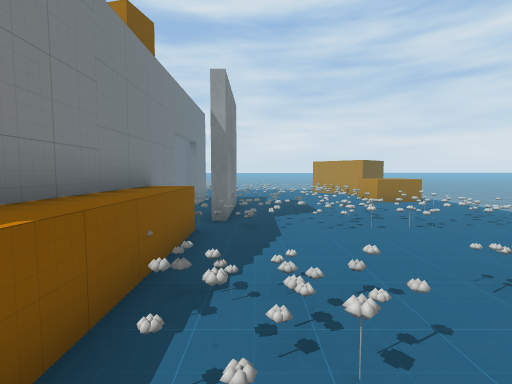
View 1 (above)

24 first-person views from a walk through a scene from a Unity 3-D project. The camera is 1.3 m above the floor, tilts 4° down and sees 85° across. The floor is counted in squares, 1 m on a side. Each view is taken from the middle of a square. On the plan, view 1 faces up. The plan holds only what a view shows up to about 13 squares ahead; the rest is blank. The place goes on beyond the plan. The player character is not drawn. Some surface patterns are stand-ins.

View 2
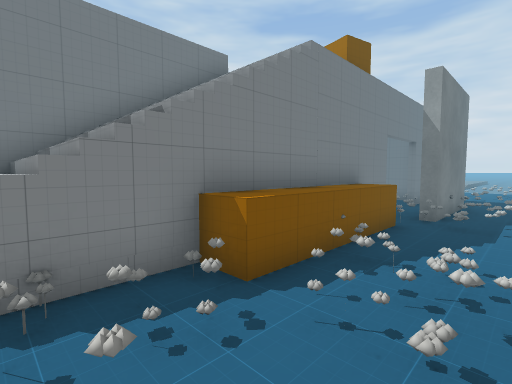

View 3
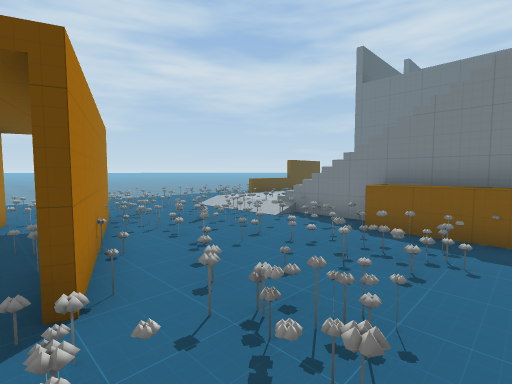

View 4
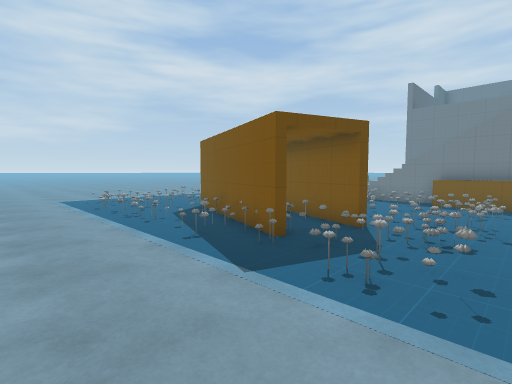

View 5
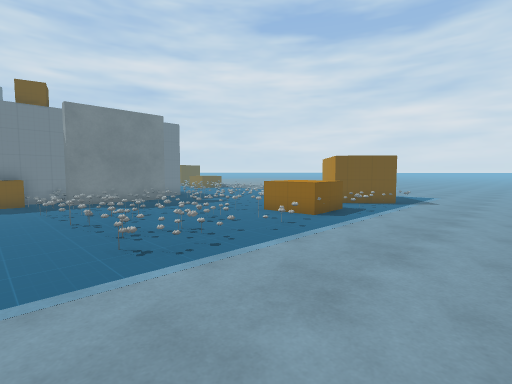

View 6
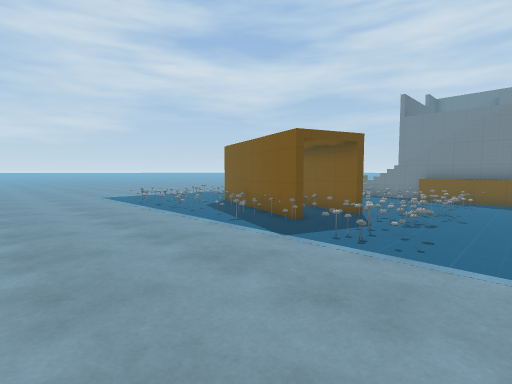

View 7
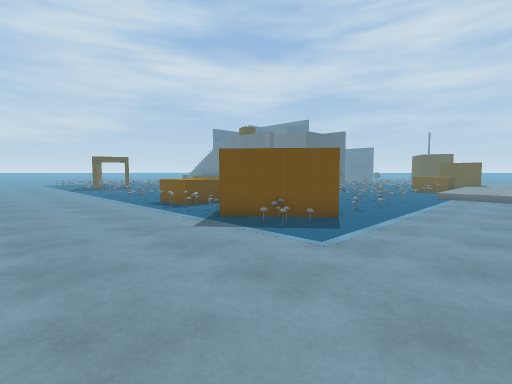

View 8
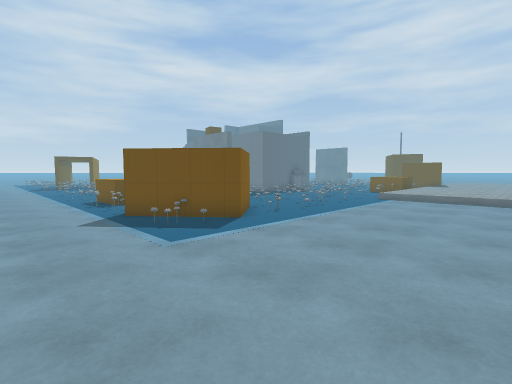

View 9
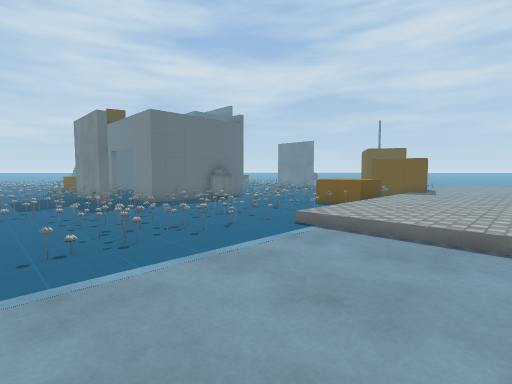

View 10
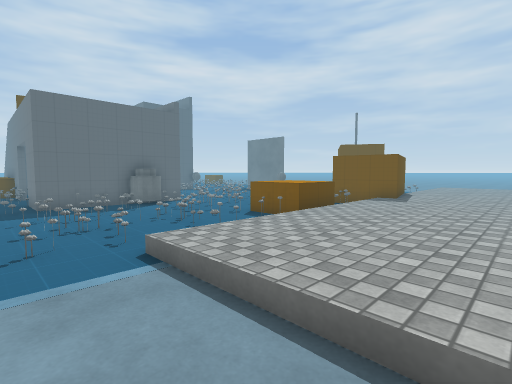

View 11
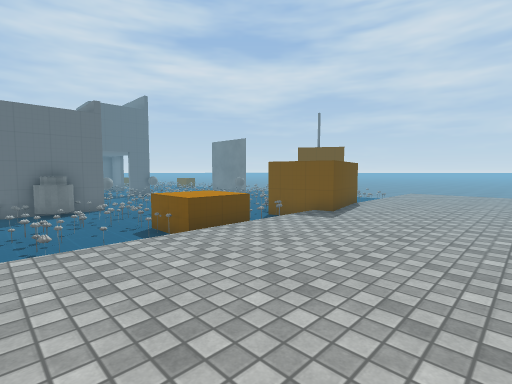

View 12
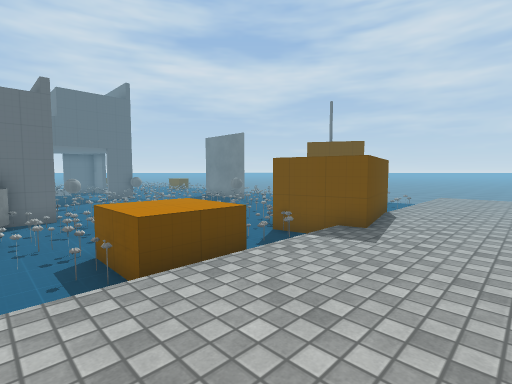

View 13
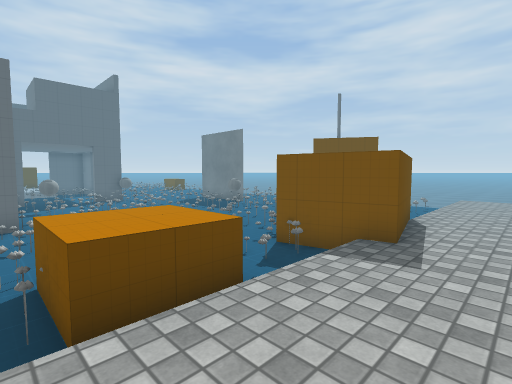

View 14
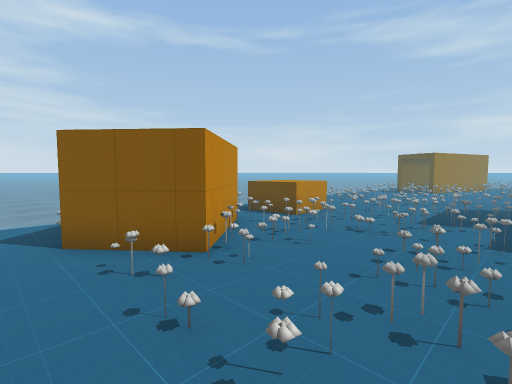

View 15
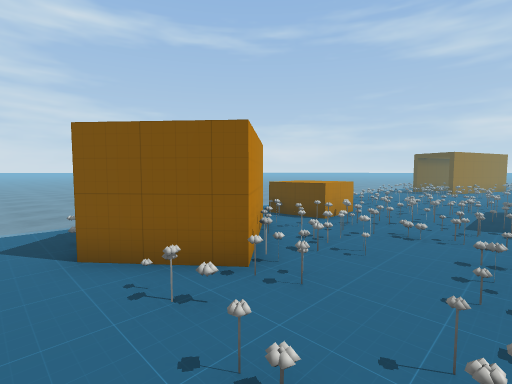

View 16
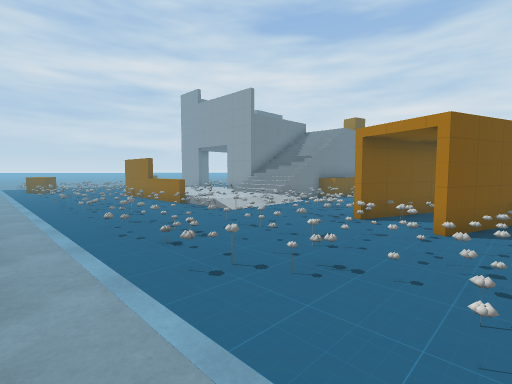

View 17
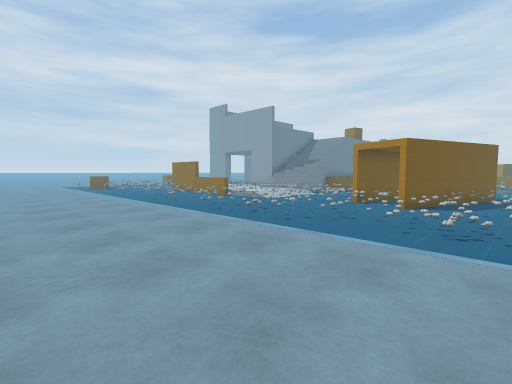

View 18
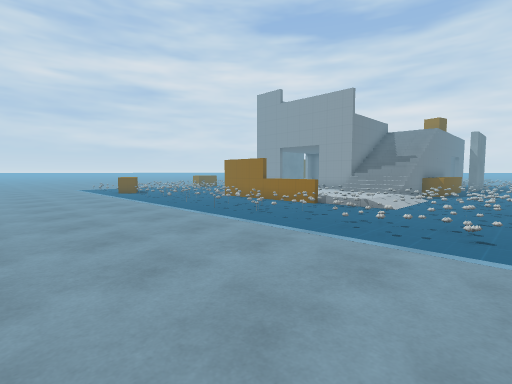

View 19
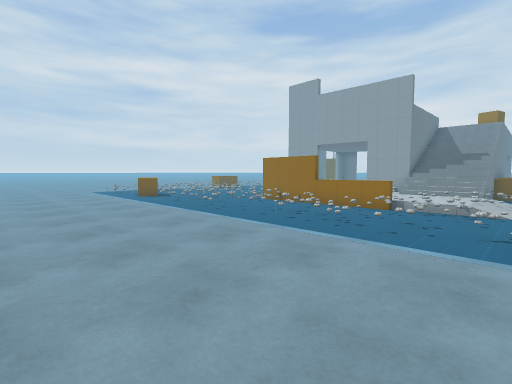

View 20
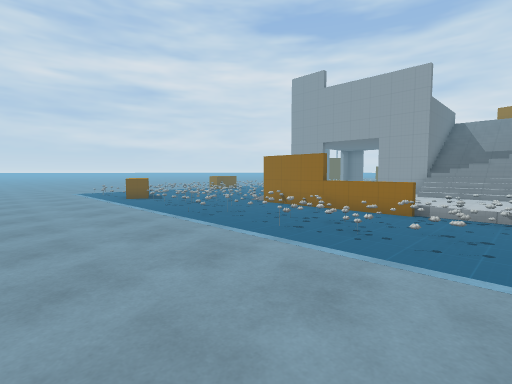

View 21
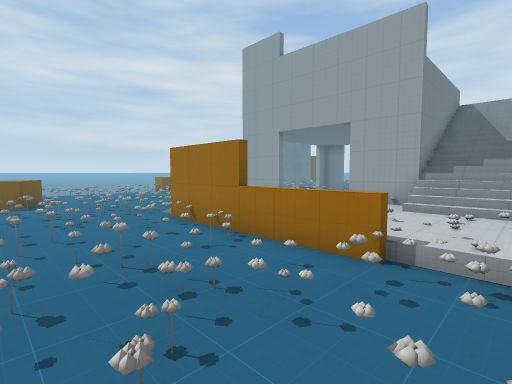

View 22
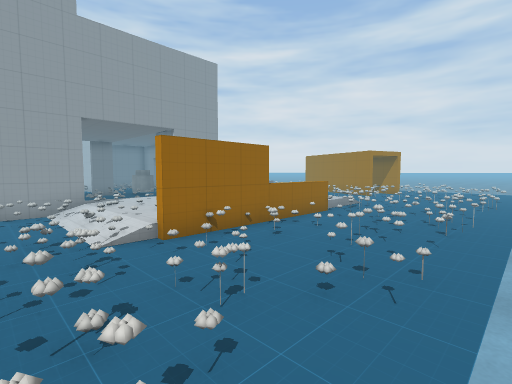

View 23
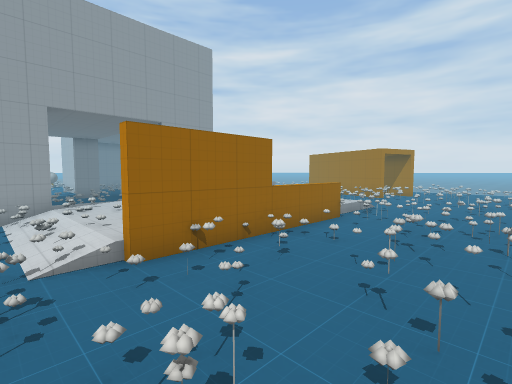

View 24
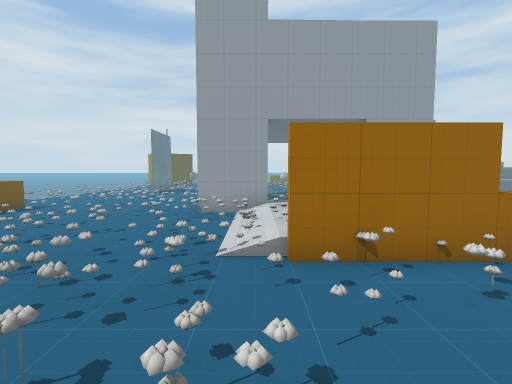

### Floor plan
Key: @ floor where view 1 was taken; # wall or solid block; . main floor; : floor 0.25 m higher than the main floor; + floor 0.5 m higher than the main floor; * floor 1 m higher than the main floor; % floor 4 m higher than the main floor; / step, stairs or slope; = window, fence, low wall or low ledge; v drop or lower ground; O other object.
Columns run from 14 left of view 1 to 13 right of it. Each row starts with its distance up from view 1.
 26 ::::::::: :    ......... .
 25 :::::::::::/.............
 24 :::::::::::/.............. .
 23 :::::::::::/...............
 22 :::::::::::/................
 21 OOO::::::::/................
 20   O./OO..=.#.=.=.==.O.......
 19   O=OOO=......##.#OOOO......
 18  #== OO==..#=.#=..#O O......
 17  =#= ..##=.......==O OO.....
 16  =#=#=#=##=#====.=##OO=.....
 15    # =#..=####=#.===........
 14  =#= ##OO#####=..#=OOO=.....
 13 = #=#=#%v%==##=.==#OOO.....
 12 =#==#=.     ##=.# .OOO.....
 11  ==  ..     ##=##.. =#.....
 10    ..O.     .##==..=#......
  9    = O.     +###=..........
  8             =#.=#.##.==....
  7           OO#=..=.==.......
  6            OO.............
  5             O...............
  4          #  O.....=........
  3     ===###  OO/=.===.==.....
  2     ##= ##  OO//.==.==......
  1     =    # #OO//..OO........
  0      ::  # #=#@/=.O.#O......
 -1  ###:::###*#===/=#O.##......
 -2  ==:::  :++#=#./.OO.O=......
 -3 ==#:::   ::::=..=O.OO:......
 -4 =#.::    +:::...#O=#== .....
 -5  ..::     #::==.###O.# .....
 -6 ##..###===#====..==........
 -7 #=#.==#=.==####=...==.=....
 -8  =#=.####==#.....#.........
 -9 .=#=.=.=====.#.............
-10 .=...=..==...=...=.........
-11 ...........................
-12 .........................
-13 .......................
-14 .......................
-15 ......................
-16    .................. .

Where each view was taken, in squares from view 1:
view 1: 0 up, 0 right, facing up
view 2: 1 down, 1 right, facing up-left
view 3: 4 up, 5 right, facing down-left
view 4: 4 up, 11 right, facing down-left
view 5: 5 up, 12 right, facing up-left
view 6: 5 up, 13 right, facing down-left
view 7: 24 up, 13 right, facing down-left
view 8: 26 up, 11 right, facing down-left
view 9: 25 up, 3 right, facing down-left
view 10: 25 up, 1 left, facing down-left
view 11: 26 up, 4 left, facing down-left
view 12: 24 up, 6 left, facing down-left
view 13: 23 up, 7 left, facing down-left
view 14: 21 up, 0 right, facing down-right
view 15: 21 up, 1 right, facing down-right
view 16: 12 down, 6 right, facing up-left
view 17: 16 down, 8 right, facing up-left
view 18: 16 down, 2 right, facing up-left
view 19: 16 down, 1 left, facing up-left
view 20: 15 down, 2 left, facing up-left
view 21: 10 down, 3 left, facing up-left
view 22: 11 down, 13 left, facing up-right
view 23: 10 down, 12 left, facing up-right
view 24: 10 down, 11 left, facing up
